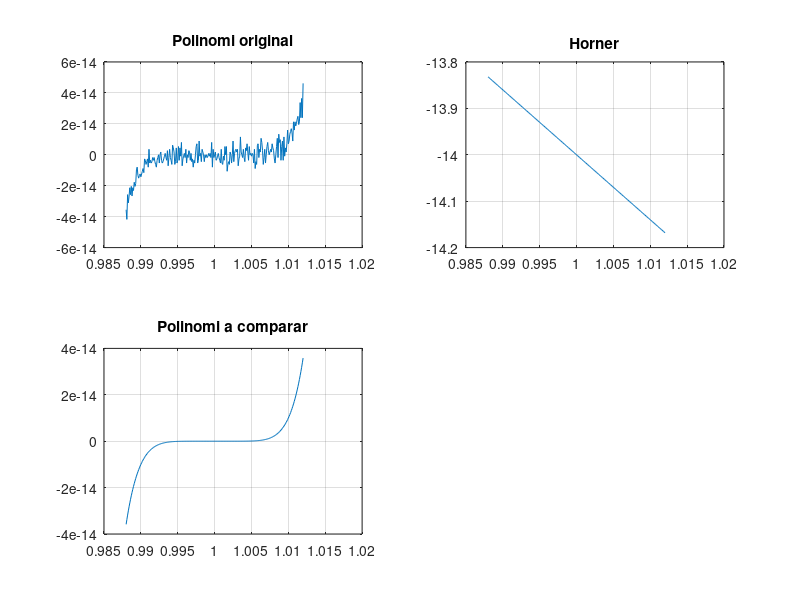

Write MATLAB code to recreate this figure.
%% GRAU-CN | Practica A
% Errors de cancelacio -> Exercici 2


t = 0.988 :  0.0001: 1.012;
P = @(x) (x .^ 7) - 7.*(x.^6) + 21.*(x.^5) - 35.*(x.^4)  + 35.*(x.^3) - 21.*(x.^2) + (7*x) - 1;


%% Errors de cancelació -> Exercici 3

P0 = @(x) x - 7;
P1 = @(x) P0(x).*x + 21;
P2 = @(x) P1(x).*x - 35;
P3 = @(x) P2(x).*x + 35;
P4 = @(x) P3(x).*x - 21;
P5 = @(x) P4(x).*x - 7;
PFinal = @(x) P5(x).*x - 1;


%% Errors de cancelació -> Exercici 4
Poli = @(x) (x-1) .^ 7;

%% PLOTS:

% plot(t, f(t))          % Version 0
% plot(t, t.^6, t, t+1)  % Version 1



subplot(221), plot(t, P(t)), title('Polinomi original'), grid
subplot(222), plot(t, PFinal(t)), title('Horner'), grid
subplot(223), plot(t, Poli(t)), title('Polinomi a comparar'), grid



